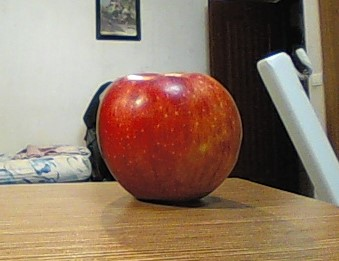
#> input picture Image_Processing/appleball.jpg, 339 x 261 px, given in place of the camera
$ python Sign_Detection.py
#> lines starting #> are read from the running program, lines starting #| are printed output that depends on the picture; after the words box and inside, x2 and y2 are one past the last pixel; in counts of white or black regions, pixels touching at a corner belong together; long printed decimals are rounded
#> further down, frame is the input picture: shape (261, 339, 3); mean B, G, R 102.9, 121.7, 145.8
import cv2
import imutils
from imutils.video import VideoStream
import time


def detect_sign(frame, upper_hsv, lower_hsv, erode, dilate):
    """
    This method finds the center of the ball and detects the ball using color thresholding in HSV.
    :param frame: A (width, height, 3) array, representing our RGB image.
    :param upper_hsv: A number, the upper bound of HSV for color thresholding.
    :param lower_hsv: A number, the lower bound of HSV for color thresholding.
    :param erode:
    :param dilate:
    :return: (frame, center, radius, frame_info)
    """
#> called with upper_hsv = (28, 255, 211), lower_hsv = (23, 210, 169), erode = 0, dilate = 0
    center = None  # this is a tuple that is the coordination of the center
    radius = 0  # this is the radious of the ball found, it will get value later in the code.

    # resizing the frame so that it would be easier to handle the image and also lowers the computation.
    frame = imutils.resize(frame, width=600)
#> frame: shape (461, 600, 3)

    # reducing the details in the frame.
    blurred = cv2.GaussianBlur(frame, (11, 11), 0)
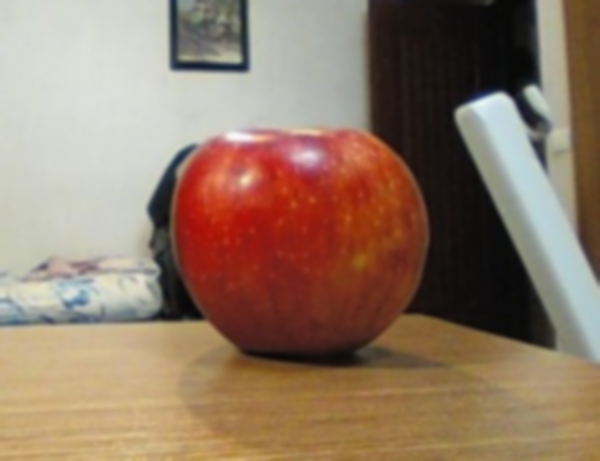
#> blurred: shape (461, 600, 3); mean of channels 0, 1, 2 102.9, 121.7, 145.8; drawn as B, G, R

    # converting the RGB color space of the image (frame) to HSV color space
    hsv = cv2.cvtColor(blurred, cv2.COLOR_BGR2HSV)
#> hsv: shape (461, 600, 3); mean H, S, V 30.9, 85.6, 147.9

    # color thresholding in hsv system
    mask = cv2.inRange(hsv, lower_hsv, upper_hsv)
#> mask: shape (461, 600); every value is 0
    """
        Erosion is a morphological operation that has the effect of "shrinking"
        or eroding the boundaries of the white regions in the binary image.
        It is particularly useful for removing small white objects,
        separating overlapping objects, or breaking thin connections between objects.
    """
    mask = cv2.erode(mask, None, iterations=erode)
    """
            complementary to erosion. While erosion tends to "shrink" the boundaries of white regions in a binary image,
            dilation has the opposite effect – it tends to "expand" or grow the white regions.
            Dilate is often used to accentuate or emphasize features in an image.
    """
    mask = cv2.dilate(mask, None, iterations=dilate)

    # finding contours of the processed frame
    cnts = cv2.findContours(mask.copy(), cv2.RETR_EXTERNAL, cv2.CHAIN_APPROX_SIMPLE)
#> cnts = 0 contours

    # using imutils to make sure we have pure contours and nothing else with it.
    cnts = imutils.grab_contours(cnts)
#> cnts = []

    # if we've had any contours in the picture,
    # we will find the center of the ball and return it as output, else we return None as output
    if len(cnts) > 0:

        # c is a contour that hase the biggest area among all contours that we found in the frame.
        c = max(cnts, key=cv2.contourArea)

        # finding the smallest enclosing circle
        ((x, y), radius) = cv2.minEnclosingCircle(c)

        # Calculate the moments of the contour
        M = cv2.moments(c)

        # finding the center of the surface using moments
        center = (int(M['m10'] / M['m00']), int(M['m01'] / M['m00']))

        # Check if the radius of the enclosing circle is within a specific range.
        # We check this so that if other objects had the same color intensity, they would not be detected as the target ball.
        if radius > 10 and radius < 170:
            # Drawing the enclosing circle
            cv2.circle(frame, (int(x), int(y)), int(radius), (0, 255, 255), 2)

            # Drawing the center of the circle
            cv2.circle(frame, center, 5, (0, 0, 255), -1)

    # Adding lines and rects to the frame.
    width = frame.shape[1]
#> width = 600
    height = frame.shape[0]
#> height = 461
    center_cord = (width // 2, height // 2)
#> center_cord = (300, 230)

    cv2.line(frame, pt1=(0, height // 2), pt2=(width, height // 2), color=(0, 255, 0), thickness=2)
    cv2.line(frame, pt1=(width // 2, 0), pt2=(width // 2, height), color=(0, 255, 0), thickness=2)

    cv2.circle(frame, center=center_cord, radius=2, thickness=5, color=(0, 0, 255))
#> frame: shape (461, 600, 3); mean of channels 0, 1, 2 101.9, 123.4, 144.1

    sp = (3 * center_cord[0] // 4, 3 * center_cord[1] // 4)
#> sp = (225, 172)
    ep = (width - sp[0], height - sp[1])
#> ep = (375, 289)

    cv2.rectangle(frame, sp, ep, color=(255, 0, 0), thickness=3)
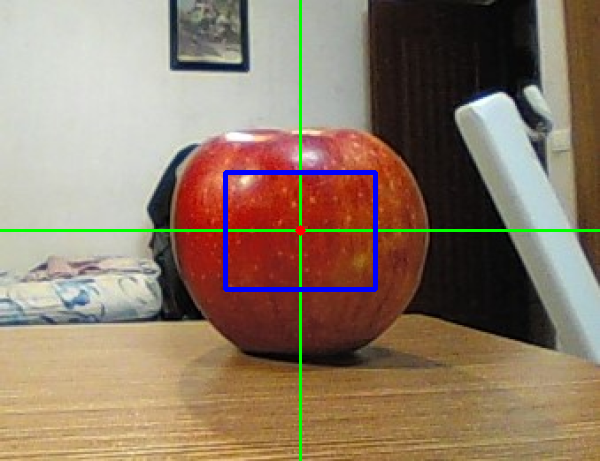
#> frame: shape (461, 600, 3); mean of channels 0, 1, 2 104, 122.8, 142.7; drawn as B, G, R

    return frame, center, radius, {"frame_center": center_cord, "sp": sp, "ep": ep, "shape": (width, height)}


if __name__ == "__main__":
    vs = imutils.video.VideoStream(src=1).start()
    time.sleep(2.0)
    # green ball
    uhsv = (93, 255, 199)
    lhsv = (42, 121, 39)
    erode = 0
    dilate = 5

    # yellow gate
    guhsv = (28, 255, 211)
    glhsv = (23, 210, 169)
    gerode = 0
    gdilate = 0


    # [5 lines of commented-out code are left out]

    while True:
        frame = vs.read()
        img, center, radius, cam_info = detect_sign(frame, guhsv, glhsv, gerode, gdilate)
#> radius = 0; cam_info = {'frame_center': (300, 230), 'sp': (225, 172), 'ep': (375, 289), 'shape': (600, 461)}
        print(radius)
#| 0
        print(center)
#| None
        print(cam_info['shape'])
#| (600, 461)
        print(cam_info['sp'])
#| (225, 172)
        print("................")

        # [4 lines of commented-out code are left out]


        cv2.imshow("VideoStream", img)

        key = cv2.waitKey(1)  # this is really important that it should be waitkey(1) not waitkey(0)
#> (key Esc is pressed here)

        if key == 'q':
            break

    print("________________end of the program________________")

$ run again, on Image_Processing/ball.png
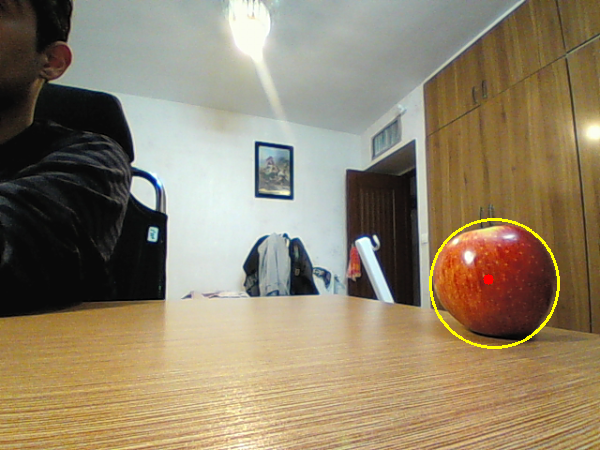
#> input picture Image_Processing/ball.png, 600 x 450 px, given in place of the camera
#> frame is the input picture: shape (450, 600, 3); mean B, G, R 107.1, 131.8, 144.9
#> hsv: shape (450, 600, 3); mean H, S, V 38.2, 74, 148.5
#> in detect_sign, `mask = cv2.inRange(hsv, lower_hsv, upper_hsv)`:
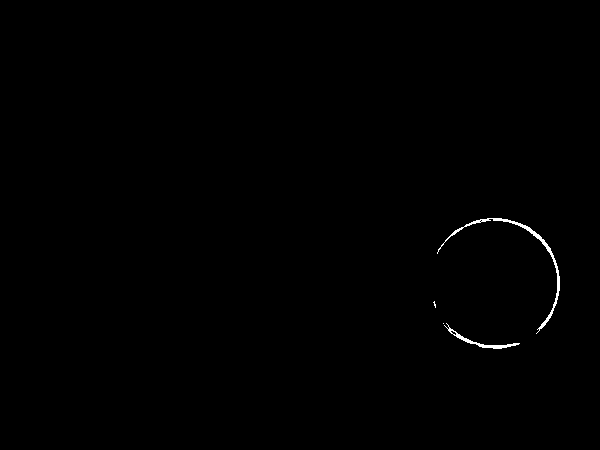
#> mask: shape (450, 600); 0.31% white in thin lines or dots, all inside (x1, y1, x2, y2) = (433, 218, 560, 349)
#> cnts = 4 contours, 2 with area under 20; largest, box (x1, y1, x2, y2) and area: (437, 218, 560, 334) 388, (444, 323, 520, 349) 173
#> c = contour of 214 points, box (x1, y1, x2, y2) (437, 218, 560, 334), area 388
#> in detect_sign, `((x, y), radius) = cv2.minEnclosingCircle(c)`: x = 494.4; y = 282.4; radius = 65.53
#> M = moments, m00 387.5, centre m10/m00, m01/m00 = (524.9, 253.9)
#> in detect_sign, `center = (int(M['m10'] / M['m00']), int(M['m01'] / M['m00']))`: center = (524, 253)
#> in detect_sign, `cv2.rectangle(frame, sp, ep, color=(255, 0, 0), thickness=3)`:
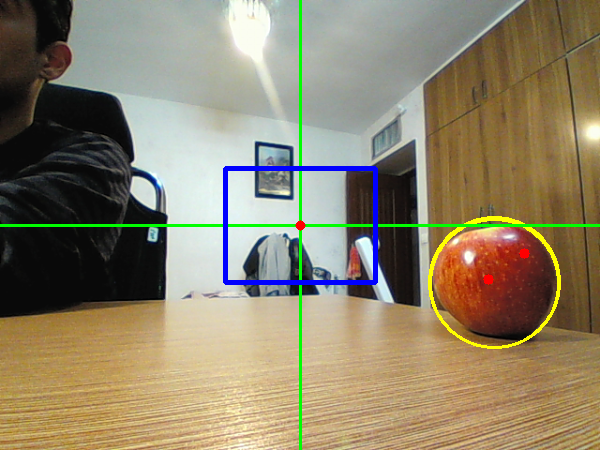
#> frame: shape (450, 600, 3); mean B, G, R 106.6, 131.8, 142.2
#> `img, center, radius, cam_info = detect_sign(frame, guhsv, glhsv, gerod..`: radius = 65.53; cam_info = {'frame_center': (300, 225), 'sp': (225, 168), 'ep': (375, 282), 'shape': (600, 450)}
#| 65.532
#| (524, 253)
#| (600, 450)
#| (225, 168)
